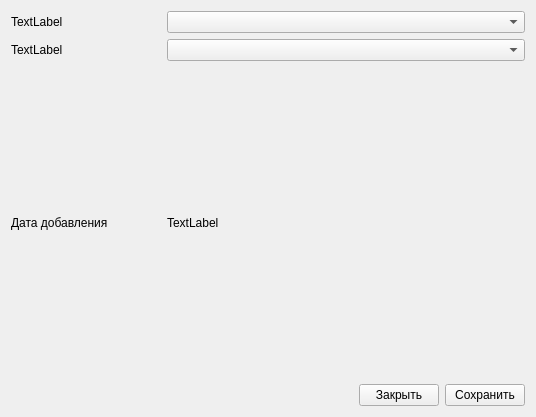
<?xml version="1.0" encoding="UTF-8"?>
<ui version="4.0">
 <class>AddingForm</class>
 <widget class="QWidget" name="AddingForm">
  <property name="geometry">
   <rect>
    <x>0</x>
    <y>0</y>
    <width>536</width>
    <height>417</height>
   </rect>
  </property>
  <property name="windowTitle">
   <string>Form</string>
  </property>
  <layout class="QVBoxLayout" name="verticalLayout">
   <item>
    <layout class="QHBoxLayout" name="horizontalLayout_4">
     <item>
      <widget class="QLabel" name="label">
       <property name="minimumSize">
        <size>
         <width>150</width>
         <height>0</height>
        </size>
       </property>
       <property name="maximumSize">
        <size>
         <width>150</width>
         <height>16777215</height>
        </size>
       </property>
       <property name="text">
        <string>TextLabel</string>
       </property>
      </widget>
     </item>
     <item>
      <widget class="QComboBox" name="comboBox"/>
     </item>
    </layout>
   </item>
   <item>
    <layout class="QHBoxLayout" name="horizontalLayout_3">
     <item>
      <widget class="QLabel" name="label_2">
       <property name="minimumSize">
        <size>
         <width>150</width>
         <height>0</height>
        </size>
       </property>
       <property name="maximumSize">
        <size>
         <width>150</width>
         <height>16777215</height>
        </size>
       </property>
       <property name="text">
        <string>TextLabel</string>
       </property>
      </widget>
     </item>
     <item>
      <widget class="QComboBox" name="comboBox_2"/>
     </item>
    </layout>
   </item>
   <item>
    <layout class="QHBoxLayout" name="horizontalLayout_2">
     <item>
      <widget class="QLabel" name="label_3">
       <property name="minimumSize">
        <size>
         <width>150</width>
         <height>0</height>
        </size>
       </property>
       <property name="maximumSize">
        <size>
         <width>150</width>
         <height>16777215</height>
        </size>
       </property>
       <property name="text">
        <string>Дата добавления</string>
       </property>
      </widget>
     </item>
     <item>
      <widget class="QLabel" name="label_4">
       <property name="text">
        <string>TextLabel</string>
       </property>
      </widget>
     </item>
    </layout>
   </item>
   <item>
    <layout class="QHBoxLayout" name="horizontalLayout">
     <item>
      <spacer name="horizontalSpacer">
       <property name="orientation">
        <enum>Qt::Horizontal</enum>
       </property>
       <property name="sizeHint" stdset="0">
        <size>
         <width>40</width>
         <height>20</height>
        </size>
       </property>
      </spacer>
     </item>
     <item>
      <widget class="QPushButton" name="pushButton">
       <property name="text">
        <string>Закрыть</string>
       </property>
      </widget>
     </item>
     <item>
      <widget class="QPushButton" name="pushButton_2">
       <property name="text">
        <string>Сохранить</string>
       </property>
      </widget>
     </item>
    </layout>
   </item>
  </layout>
 </widget>
 <resources/>
 <connections/>
</ui>
